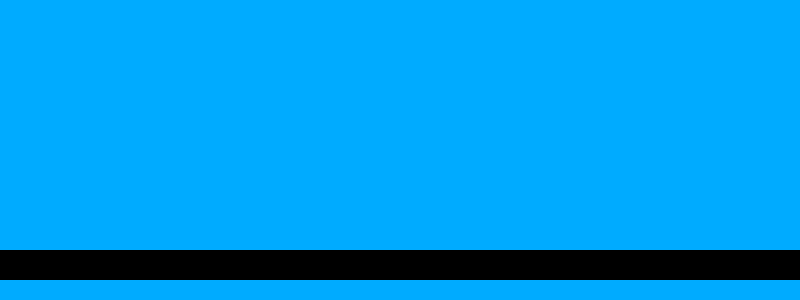
Frame 1 (no input)
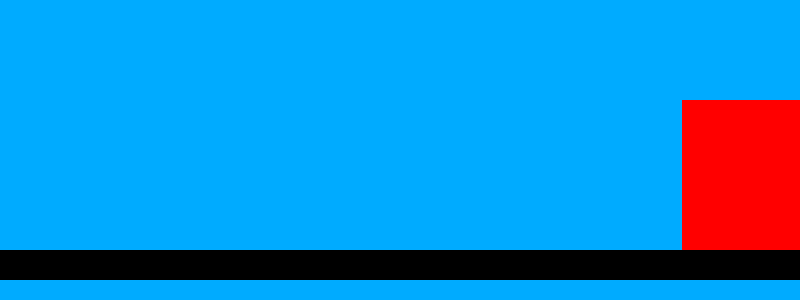
Frame 60 (no input)
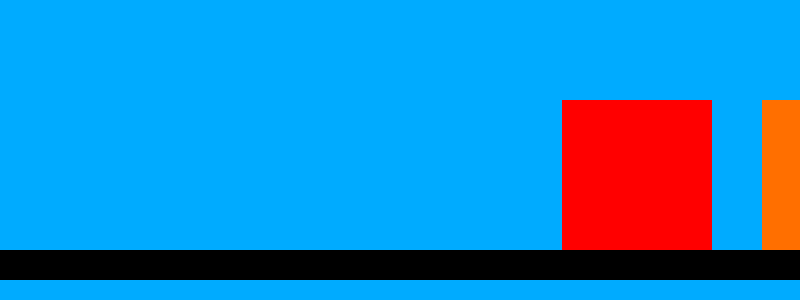
Frame 120 (the mouse pressed at the canvas centre since frame 60)

The p5.js sketch that drew these frames (run headless with seeded random() and noise() and a simulated clock; from frame 60 on, the mouse is pressed at the canvas centre):

// p5.js sketch
// ── sketch.js

var box1 = {
	x: 800
};
var box2 = {
	x: 1000
}
var box3 = {
	x: 1200
}
var box4 = {
	x: 1400
}
var box5 = {
	x: 1600
}
var box6 = {
	x: 1800
}
var box7 = {
	x: 2000
}

function setup() {
	createCanvas (800, 300);
}

function draw() {
	//background
	background (0, 171, 255); 
	//BOX1
	fill (255, 0, 0);
	noStroke();
	rect (box1.x, 100, 150, 150);
	//BOX2
	fill (255, 111, 0);
	rect (box2.x, 100, 150, 150);
	//BOX3
	fill (255, 247, 0);
	rect (box3.x, 100, 150, 150);
	//BOX4
	fill (255, 0, 128);
	rect (box4.x, 100, 150, 150);
	//BOX5
	fill (0, 255, 43);
	rect (box5.x, 100, 150, 150);
	//BOX6
	fill (0, 51, 255);
	rect (box6.x, 100, 150, 150);
	//BOX7
	fill (162, 0, 255);
	rect (box7.x, 100, 150, 150);
	//belt
	fill (0);
	rect (0, 250, 800, 30);
	
	box1.x = box1.x - 2;
	box2.x = box2.x - 2;
	box3.x = box3.x - 2;
	box4.x = box4.x - 2;
	box5.x = box5.x - 2;
	box6.x = box6.x - 2;
	box7.x = box7.x - 2;
	
}
